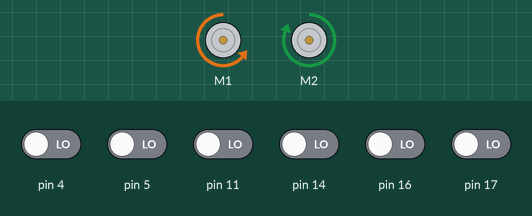
This sketch was run on a simulated Arduino Uno, built with avr-gcc and run on an emulated ATmega328P. Shown: 2 × DC motor (green arrow = forward, orange = backward, longer = faster). The inputs (shaded band) are chosen by the test bench; at power-on: pin 4, pin 5, pin 11, pin 14, pin 16, pin 17 LOW.

Above: at 6.2 s.
6.3 s: pin 5 driven HIGH
At 6.7 s:
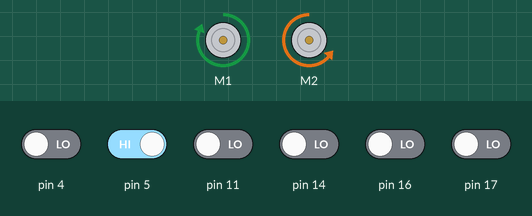
7.8 s: pin 4 driven HIGH
At 9.0 s:
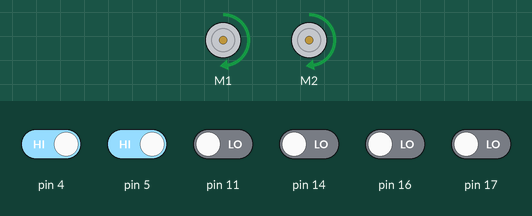
9.3 s: pin 11 driven HIGH
At 10.3 s:
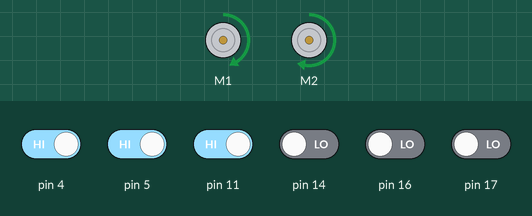
10.8 s: pin 16 driven HIGH
At 11.6 s:
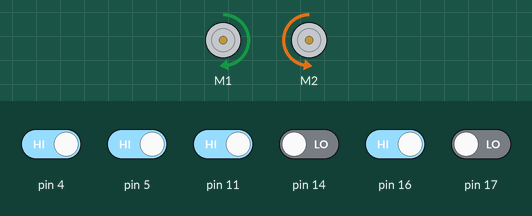
12.3 s: pin 5 driven LOW
At 12.6 s:
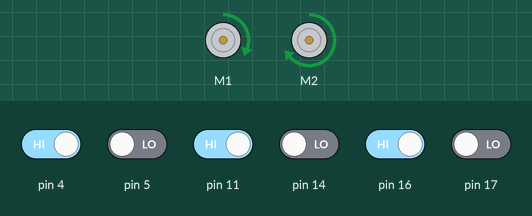
13.8 s: pin 14 driven HIGH
At 14.8 s:
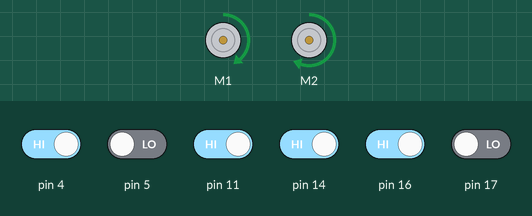
Timing chart, 0 to 16.3 s (numbered marks = the images above; inputs shaded):
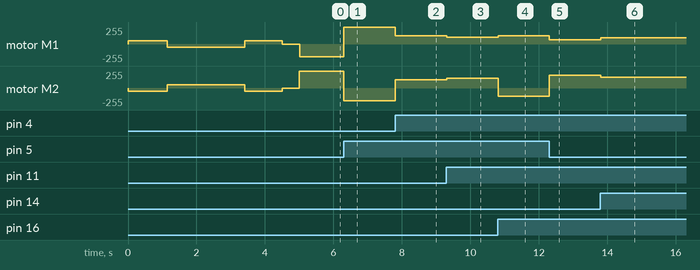

The sketch:

milestone4_code.ino
```cpp
#include <Wire.h>
#include <ZumoShield.h>

ZumoMotors motors;
ZumoReflectanceSensorArray linesensors(QTR_NO_EMITTER_PIN);
ZumoBuzzer buzzer;

void setup() {
  int i;
  int spin_direction = 1;
  motors.setSpeeds(80*spin_direction, -80*spin_direction);
  for(i = 0; i<100; i++){
    linesensors.calibrate();
    if(i%50 == 25){ // every 50 loops, starting on loop 25...
      spin_direction = -spin_direction;
      motors.setSpeeds(80*spin_direction, -80*spin_direction);
    }
    delay(20);
  }
  motors.setSpeeds(0,0);
  delay(500);
}

unsigned int sensor_vals[6];
int THRESHOLD = 600;
int BASE_SPEED = 200;
int line_position;
char path[50];
int turn_counter = 0;
int finish_counter = 0;

void loop() {
  line_position = linesensors.readLine(sensor_vals);

  // endpoint detection is now based on only the 'finish counter' which is incremented at turning points
  // if the counter increments enough without the robot following a line (meaning it's hit a dead end)
  // then the robot will stop.
  if(finish_counter > 3
  /*sensor_vals[0] > THRESHOLD && sensor_vals[5] > THRESHOLD*/){
    solved();
  }else if(sensor_vals[0] > THRESHOLD && sensor_vals[1] > THRESHOLD){
    path[turn_counter] = 'L';
    turn_counter++;
    finish_counter++;
    turn_left();
  } else if(sensor_vals[4] > THRESHOLD && sensor_vals[5] > THRESHOLD){
    path[turn_counter] = 'R';
    turn_counter++;
    finish_counter++;
    turn_right();
  } else {
    follow_line();
    finish_counter = 0; // reset finish counter to 0 when we've made a turn and follow a line
  }
}

void turn_left() {
  motors.setSpeeds(-BASE_SPEED, BASE_SPEED);
  linesensors.read(sensor_vals);
  while(sensor_vals[0] > THRESHOLD && sensor_vals[1] > THRESHOLD){
      linesensors.read(sensor_vals);
  }
}

void turn_right() {
  motors.setSpeeds(BASE_SPEED, -BASE_SPEED);
  linesensors.read(sensor_vals);
  while(sensor_vals[4] > THRESHOLD && sensor_vals[5] > THRESHOLD){
      linesensors.read(sensor_vals);
  }
}

void solved(){
  motors.setSpeeds(0,0);
  for(int i=0; i<turn_counter+1; i++){
    if(path[i] == 'L'){
      buzzer.playNote(NOTE_G(5), 200, 15);
      delay(400);
    }
    if(path[i] == 'R'){
      buzzer.playNote(NOTE_G(6), 200, 15);
      delay(400);
    }
  }
  while(true){
    // do nothing!
  }
}


double PROPORTION_GAIN = 0.2;
double DERIVATIVE_GAIN = 3;
int last_error = 0;
void follow_line(){
  // follow line
  int error = line_position - 2500;
  int error_change = error - last_error;
  int left_speed = BASE_SPEED + PROPORTION_GAIN * error + DERIVATIVE_GAIN * error_change;
  int right_speed = BASE_SPEED + -PROPORTION_GAIN * error + -DERIVATIVE_GAIN * error_change;
  last_error = error;

  // set speed
  motors.setSpeeds(left_speed, right_speed);
}
```

Measured:
- after the input at 6.3 s, motor M1: backward 191/255 → forward 255/255 at once; motor M2: forward 255/255 → backward 191/255 at once
- after the input at 7.8 s, motor M1: forward 255/255 → forward 127/255 at once; motor M2: backward 191/255 → forward 127/255 at once
- after the input at 9.3 s, motor M1: forward 127/255 → forward 105/255 at once; motor M2: forward 127/255 → forward 148/255 at once
- after the input at 10.8 s, motor M1: forward 105/255 → forward 127/255 at once; motor M2: forward 148/255 → backward 127/255 at once
- after the input at 12.3 s, motor M1: forward 127/255 → forward 63/255 at once; motor M2: backward 127/255 → forward 191/255 at once
- after the input at 13.8 s, motor M1: forward 63/255 → forward 95/255 at once; motor M2: forward 191/255 → forward 159/255 at once
